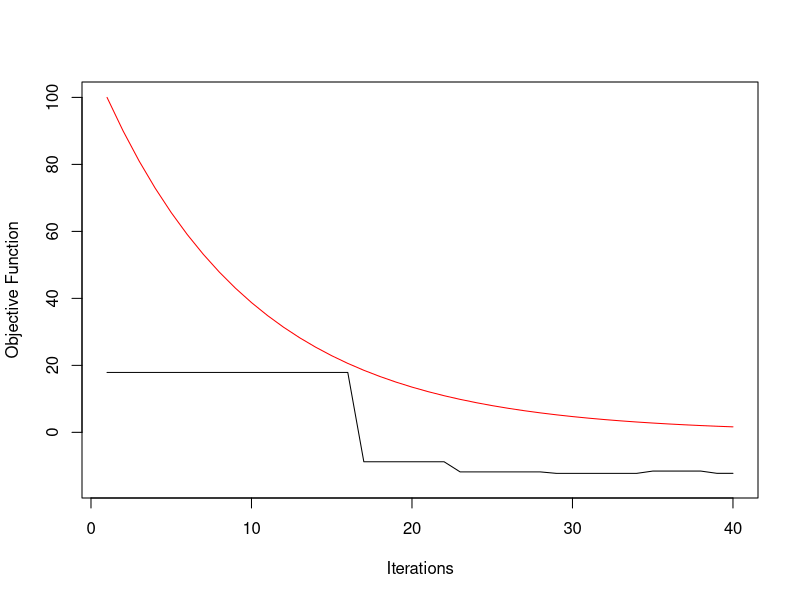

Recreate this plot in R.
objFun <- function(x) {
  return (x^2 + 9 * x + 8)
}

genFun <- function(t) {
  return (rnorm(1, sd = abs(t)))
}

accptFun <- function(delE, t) {
  return(1/(1 + exp(delE / t)))
}

x <- rnorm(1, sd = 10)
t <- 100
E <- objFun(x)
iter <- 1
Error <- c(E)
Temp <- c(t)
delE <- 1000

while(abs(delE) > 0.01){
  delx <- genFun(t)
  newX <- x + delx
  newE <- objFun(newX)
  
  rand <- runif(1, min = 0, max = 1)
  acpt <- accptFun(newE - E, t)
  #cat("Rand: ", rand, ", Acpt: ", acpt, "\n")
  
  if(rand <= acpt) {
    delE <- newE - E
    
    cat("Iteration: ", iter, "Temp: ", t, "\n")
    cat("X: ", x, "Del X: ", delx, ", New X: ", newX, "\n")
    cat("E: ", E, "Del E: ", delE, ", New E: ", newE, "\n")
    cat("\n\n")
    
    E <- newE
    x <- newX
  }
  
  t <- t * 0.9
  iter <- iter + 1
  Error[iter] = E
  Temp[iter] = t
}

plot(1:iter, Error, ylim = c(-15,100), xlab = "Iterations", ylab = "Objective Function", type = "l")
lines(1:iter, Temp, col="red")
